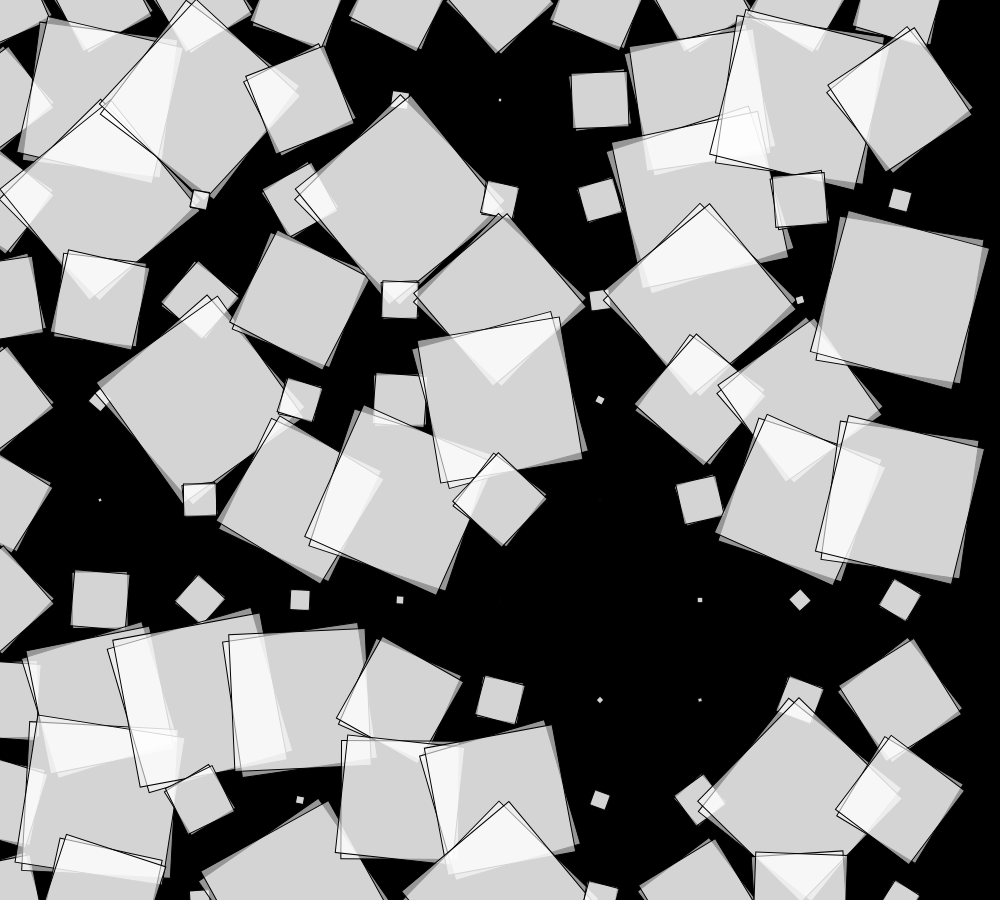
Frame 1 (no input)
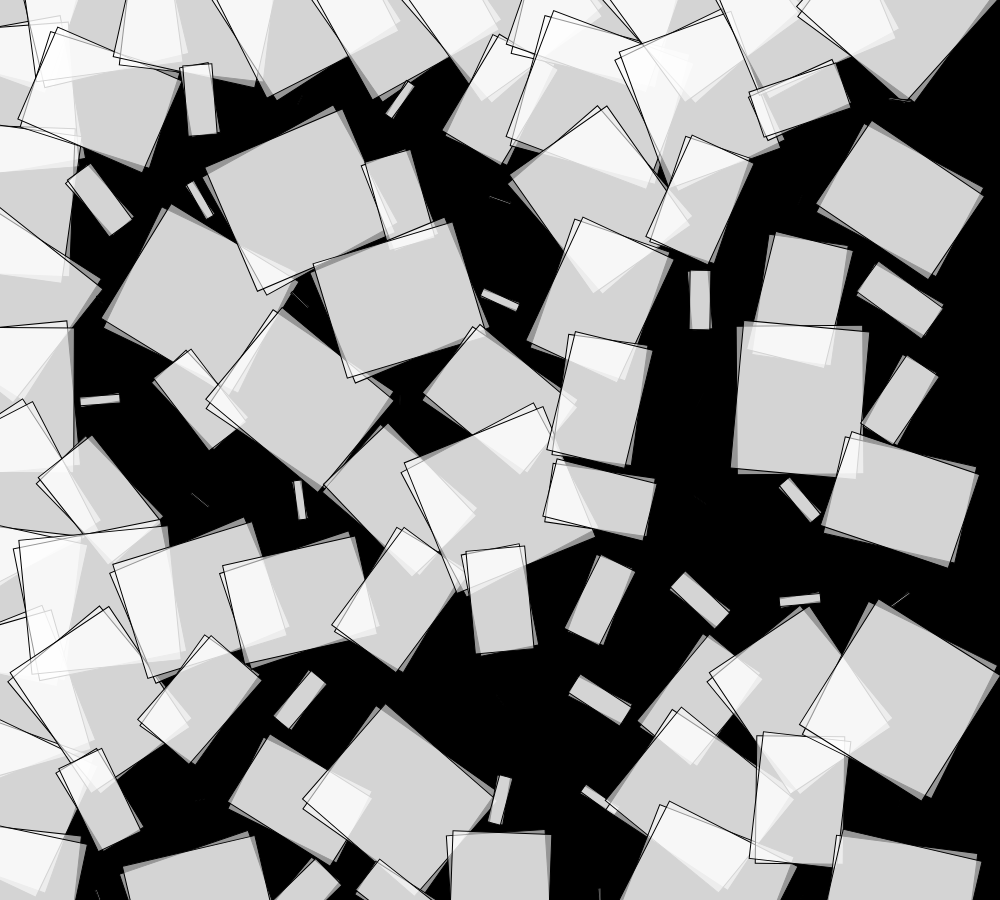
Frame 60 (no input)
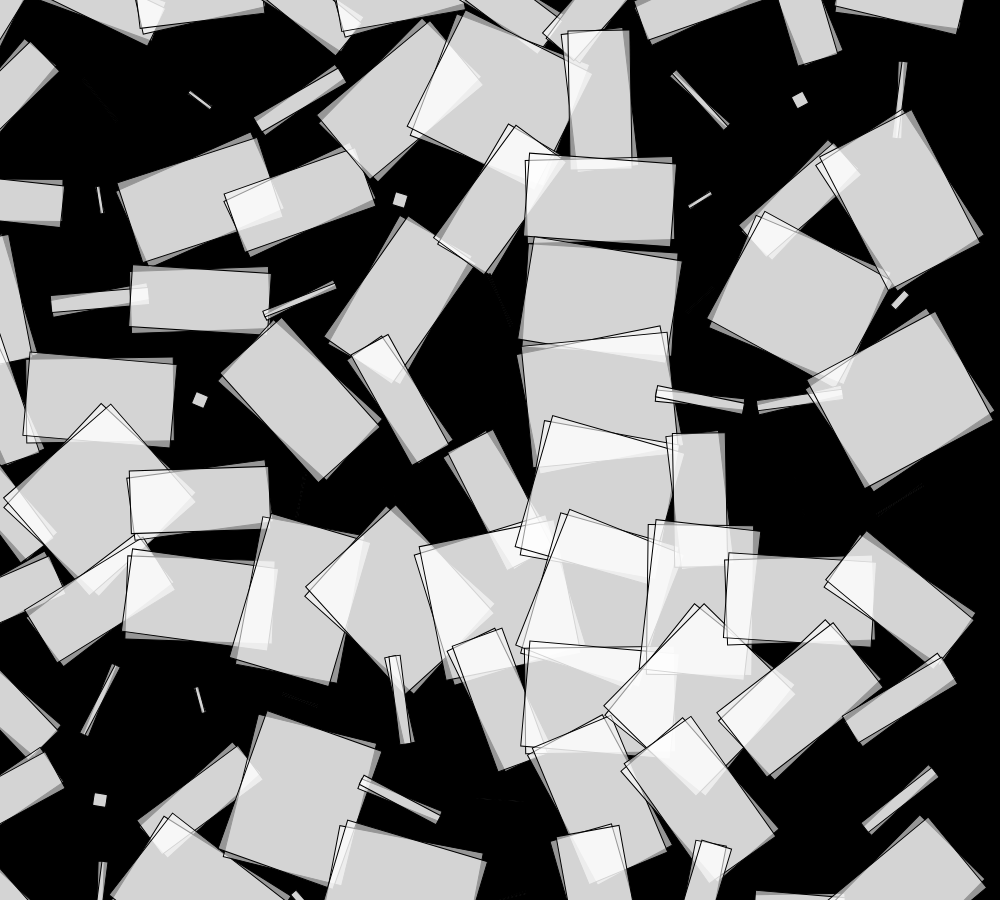
Frame 120 (the mouse pressed at the canvas centre since frame 60)

The p5.js sketch that drew these frames (run headless with seeded random() and noise() and a simulated clock; from frame 60 on, the mouse is pressed at the canvas centre):

// p5.js sketch
// ── sketch.js
function setup() {
  createCanvas(1000, 900);
  rectMode(CENTER);
}

function draw() {
  background(0);

  for (var i=0; i<10; i++) {
    for (var j=0; j<10; j++) {

      var angle = map(noise(i, j, frameCount*0.01), 0, 1, 0, TWO_PI);
      var w = map(sin(i*j + frameCount*0.03), -1, 1, 0, 150);
      var h = map(sin(i*j + frameCount*0.02), -1, 1, 0, 150);

      fill(255, 150);
      
      push();
      
      translate(100*i, 100*j);
      rotate(angle);
      rect(0, 0, w, h);
      
      rotate(0.1);
      rect(0, 0, w, h); // make another one slightly rotated from the first one
      
      pop();
      
    }
  }

}
